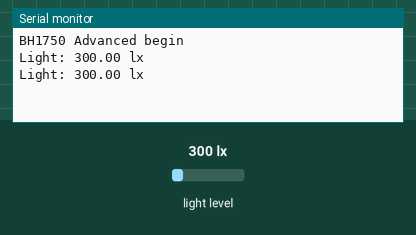
Recording of a sketch running on a simulated Arduino Uno, built with avr-gcc and run on an emulated ATmega328P. Shown: the last lines printed to the serial monitor. Inputs (shaded band) come from the test bench; at power-on: light level 300 lx.

Above: at 1.8 s.
1.9 s: light level set to 40 lx
At 2.8 s:
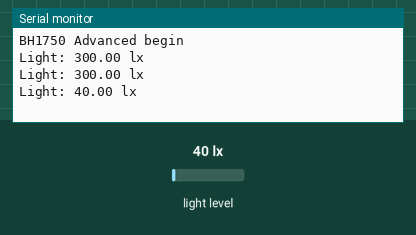
3.4 s: light level set to 500 lx
At 4.8 s:
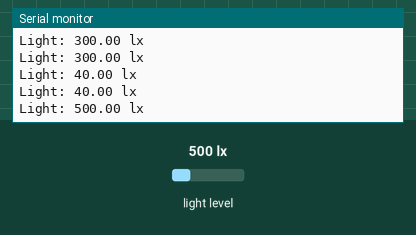
Timing chart, 0 to 6.4 s (numbered marks = the images above; inputs shaded):
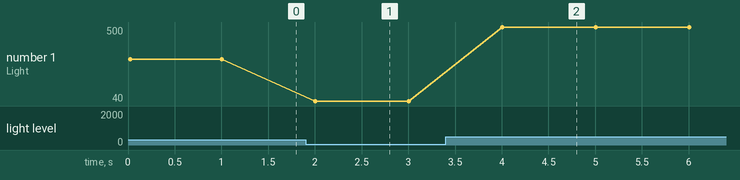

Measured:
- after the input at 1.9 s, the serial monitor: prints a new line after 0.10 s (image 1)
- after the input at 3.4 s, the serial monitor: prints a new line after 0.61 s (image 2)
- plotted number 1: 300 → 40 after the input at 1.9 s, 40 → 500 after the input at 3.4 s

The sketch:

BH1750advanced.ino
```cpp
/*

  Advanced BH1750 library usage example

  This example has some comments about advanced usage features.

  Connection:

    VCC -> 3V3 or 5V
    GND -> GND
    SCL -> SCL (A5 on Arduino Uno, Leonardo, etc or 21 on Mega and Due, on esp8266 free selectable)
    SDA -> SDA (A4 on Arduino Uno, Leonardo, etc or 20 on Mega and Due, on esp8266 free selectable)
    ADD -> (not connected) or GND

  ADD pin is used to set sensor I2C address. If it has voltage greater or equal to
  0.7VCC voltage (e.g. you've connected it to VCC) the sensor address will be
  0x5C. In other case (if ADD voltage less than 0.7 * VCC) the sensor address will
  be 0x23 (by default).

*/

#include <Wire.h>
#include <BH1750.h>

/*
  BH1750 can be physically configured to use two I2C addresses:
    - 0x23 (most common) (if ADD pin had < 0.7VCC voltage)
    - 0x5C (if ADD pin had > 0.7VCC voltage)

  Library uses 0x23 address as default, but you can define any other address.
  If you had troubles with default value - try to change it to 0x5C.

*/
BH1750 lightMeter(0x23);

void setup(){

  Serial.begin(9600);

  // Initialize the I2C bus (BH1750 library doesn't do this automatically)
  Wire.begin();
  // On esp8266 you can select SCL and SDA pins using Wire.begin(D4, D3);

  /*

    BH1750 has six different measurement modes. They are divided in two groups;
    continuous and one-time measurements. In continuous mode, sensor continuously
    measures lightness value. In one-time mode the sensor makes only one
    measurement and then goes into Power Down mode.

    Each mode, has three different precisions:

      - Low Resolution Mode - (4 lx precision, 16ms measurement time)
      - High Resolution Mode - (1 lx precision, 120ms measurement time)
      - High Resolution Mode 2 - (0.5 lx precision, 120ms measurement time)

    By default, the library uses Continuous High Resolution Mode, but you can
    set any other mode, by passing it to BH1750.begin() or BH1750.configure()
    functions.

    [!] Remember, if you use One-Time mode, your sensor will go to Power Down
    mode each time, when it completes a measurement and you've read it.

    Full mode list:

      BH1750_CONTINUOUS_LOW_RES_MODE
      BH1750_CONTINUOUS_HIGH_RES_MODE (default)
      BH1750_CONTINUOUS_HIGH_RES_MODE_2

      BH1750_ONE_TIME_LOW_RES_MODE
      BH1750_ONE_TIME_HIGH_RES_MODE
      BH1750_ONE_TIME_HIGH_RES_MODE_2

  */

  // begin returns a boolean that can be used to detect setup problems.
  if (lightMeter.begin(BH1750::CONTINUOUS_HIGH_RES_MODE)) {
    Serial.println(F("BH1750 Advanced begin"));
  }
  else {
    Serial.println(F("Error initialising BH1750"));
  }

}


void loop() {
  if (lightMeter.measurementReady()) {
    float lux = lightMeter.readLightLevel();
    Serial.print("Light: ");
    Serial.print(lux);
    Serial.println(" lx");
    delay(1000);
  }

}
```
